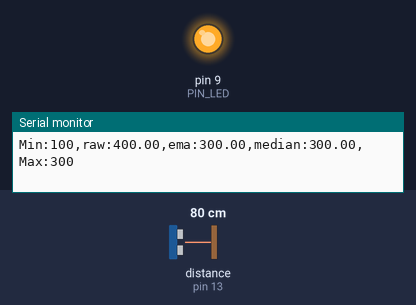
This sketch was run on a simulated Arduino Uno, built with avr-gcc and run on an emulated ATmega328P. Shown: output pins drawn as LEDs (lit = HIGH), the last lines printed to the serial monitor. Wiring (inferred from the names in the program): ultrasonic range finder: trigger pin 12; echo pin 13. The inputs (shaded band) are chosen by the test bench; at power-on: distance to the obstacle (sensor on pin 13) 80 cm. The echo pulse lasts 58.3 µs per cm; pins used as bus, display or sensor lines are not drawn.

Above: at 1.2 s.
1.3 s: distance to the obstacle (sensor on pin 13) set to 18 cm
At 2.1 s:
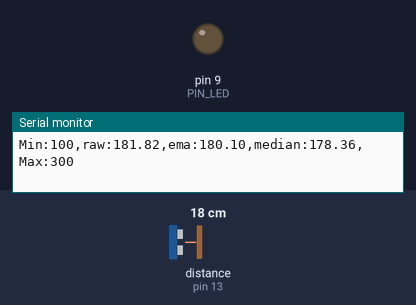
2.8 s: distance to the obstacle (sensor on pin 13) set to 12 cm
4.3 s: distance to the obstacle (sensor on pin 13) set to 9 cm
At 5.5 s:
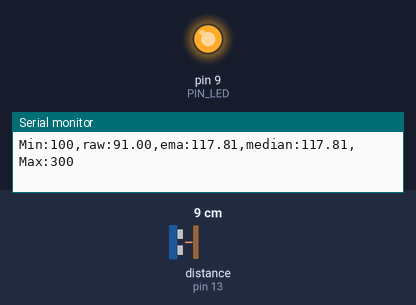
Timing chart, 0 to 7.3 s (numbered marks = the images above; inputs shaded):
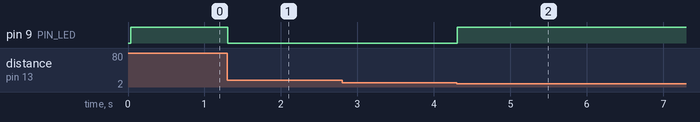

The sketch:

09_example_1_median.ino
```cpp
#define PIN_LED  9
#define PIN_TRIG 12
#define PIN_ECHO 13

#define SND_VEL 346.0
#define INTERVAL 25
#define PULSE_DURATION 10
#define _DIST_MIN 100
#define _DIST_MAX 300

#define TIMEOUT ((INTERVAL / 2) * 1000.0)
#define SCALE (0.001 * 0.5 * SND_VEL)

#define _EMA_ALPHA 0.5  // EMA weight
#define N 10            // Median filter window size (3, 10, 30 등 실험)

// global variables
unsigned long last_sampling_time;
float dist_prev = _DIST_MAX;
float dist_ema;
float samples[N];
int index_buf = 0;

void setup() {
pinMode(PIN_LED, OUTPUT);
pinMode(PIN_TRIG, OUTPUT);
pinMode(PIN_ECHO, INPUT);
digitalWrite(PIN_TRIG, LOW);
Serial.begin(57600);
}

void loop() {
float dist_raw, dist_filtered, dist_median;

if (millis() < last_sampling_time + INTERVAL)
return;

// ① 초음파 센서 거리 측정
dist_raw = USS_measure(PIN_TRIG, PIN_ECHO);

// ② 범위 기반 필터
if ((dist_raw == 0.0) || (dist_raw > _DIST_MAX)) {
    dist_filtered = dist_prev;
} else if (dist_raw < _DIST_MIN) {
    dist_filtered = dist_prev;
} else {
    dist_filtered = dist_raw;
    dist_prev = dist_raw;
}

// ③ EMA 필터
dist_ema = _EMA_ALPHA * dist_filtered + (1.0 - _EMA_ALPHA) * dist_ema;

// ④ 중위수(Median) 필터
samples[index_buf] = dist_filtered;
index_buf = (index_buf + 1) % N;
dist_median = medianFilter(samples, N);

// ⑤ 시리얼 출력
Serial.print("Min:"); Serial.print(_DIST_MIN);
Serial.print(",raw:"); Serial.print(min(dist_raw, _DIST_MAX + 100));
Serial.print(",ema:"); Serial.print(min(dist_ema, _DIST_MAX + 100));
Serial.print(",median:"); Serial.print(min(dist_median, _DIST_MAX + 100));
Serial.print(",Max:"); Serial.print(_DIST_MAX);
Serial.println("");

// ⑥ LED 제어
if ((dist_raw < _DIST_MIN) || (dist_raw > _DIST_MAX))
digitalWrite(PIN_LED, 1);
else
digitalWrite(PIN_LED, 0);

last_sampling_time += INTERVAL;
}

// 초음파 거리 측정 함수
float USS_measure(int TRIG, int ECHO) {
digitalWrite(TRIG, HIGH);
delayMicroseconds(PULSE_DURATION);
digitalWrite(TRIG, LOW);
return pulseIn(ECHO, HIGH, TIMEOUT) * SCALE; // mm 단위 반환
}

// 중위수(Median) 필터 함수
float medianFilter(float arr[], int size) {
float temp[size];
memcpy(temp, arr, sizeof(temp));
for (int i = 0; i < size - 1; i++) {
for (int j = i + 1; j < size; j++) {
if (temp[i] > temp[j]) {
float t = temp[i];
temp[i] = temp[j];
temp[j] = t;
}
}
}
return temp[size / 2]; // 정렬 후 가운데 값 반환
}
```

Measured:
- the behaviour switches between 11 and 10 cm on distance to the obstacle (sensor on pin 13) (found by bisection; images 1 and 2)
- after the input at 1.3 s, pin 9 (PIN_LED): HIGH → LOW at once
- after the input at 4.3 s, pin 9 (PIN_LED): LOW → HIGH at once
